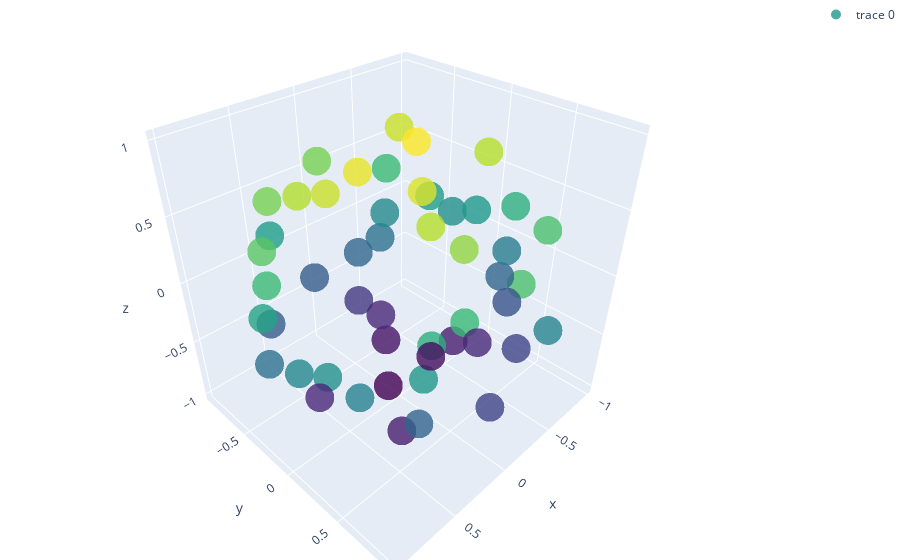

Notebook cell for this chart:
### Code cell
# plotting points
print(len(points2))
xs = [point[0] for point in points2]
ys = [point[1] for point in points2]
zs = [point[2] for point in points2]

trace = go.Scatter3d(x=xs, y=ys, z=zs, mode='markers',
    marker={
        'size': 10,
        'opacity': 0.8,
        'color': zs,
        'colorscale': 'Viridis',
    },
)
data = [trace]
layout = go.Layout(
    showlegend=True,
    margin={'l': 0, 'r': 0, 'b': 0, 't': 0}
)
plot_figure = go.Figure(data=data, layout=layout)

# Render the plot.
plotly.offline.iplot(plot_figure)
